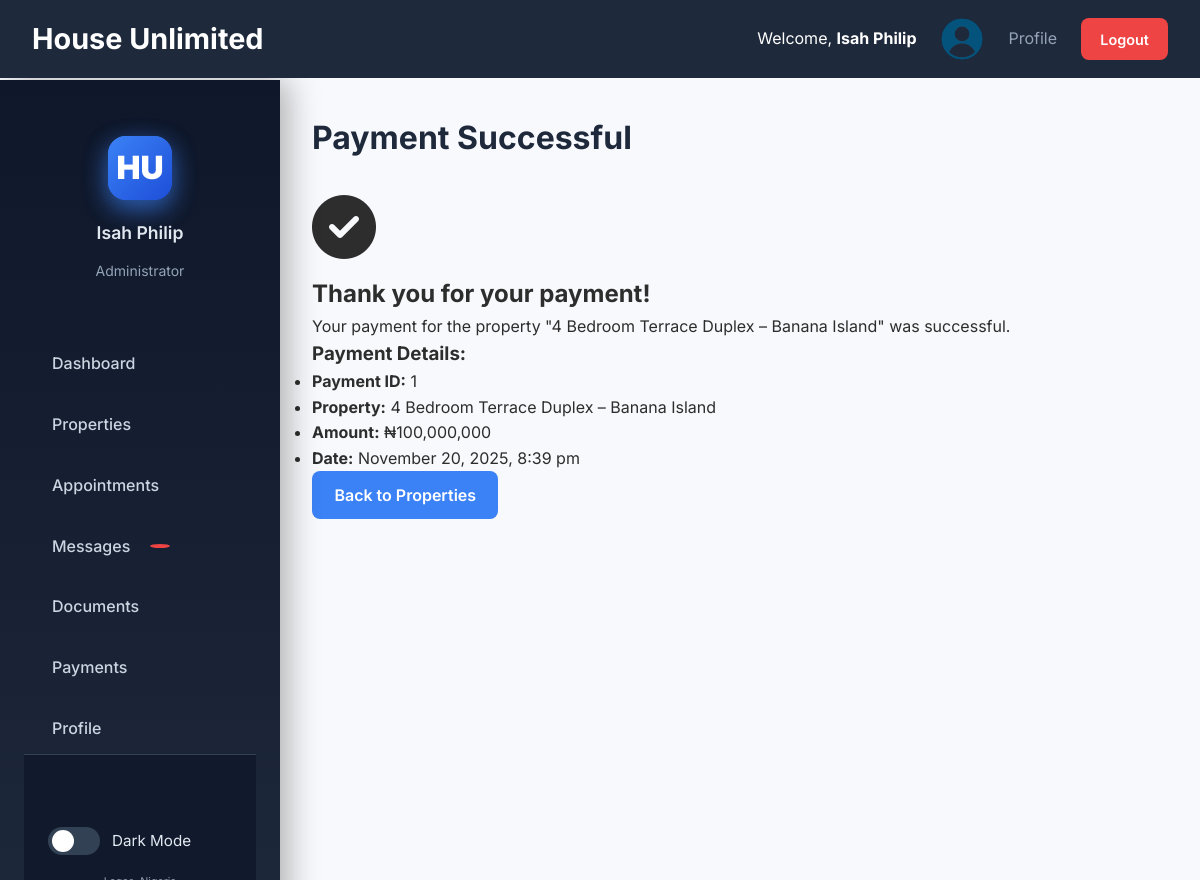
The app's page /dashboard/payment_success.php?payment_id=1 (signed in) with its own data.
### tables this page shows
CREATE TABLE `payments` (
  `id` int(11) NOT NULL,
  `user_id` int(11) NOT NULL,
  `property_id` int(11) NOT NULL,
  `amount` decimal(10,2) NOT NULL,
  `status` varchar(255) NOT NULL,
  `payment_date` timestamp NOT NULL DEFAULT current_timestamp()
);

CREATE TABLE `properties` (
  `id` int(11) NOT NULL,
  `agent_id` int(11) NOT NULL,
  `title` varchar(200) NOT NULL,
  `slug` varchar(250) NOT NULL,
  `description` longtext NOT NULL,
  `price` decimal(15,2) NOT NULL,
  `location` varchar(150) NOT NULL,
  `state` varchar(100) NOT NULL,
  `type` enum('sale','rent') NOT NULL,
  `bedrooms` tinyint(4) DEFAULT NULL,
  `bathrooms` tinyint(4) DEFAULT NULL,
  `size` varchar(255) DEFAULT NULL,
  `toilets` tinyint(4) DEFAULT NULL,
  `land_size` decimal(10,2) DEFAULT NULL,
  `features` longtext DEFAULT NULL CHECK (json_valid(`features`)),
  `status` enum('pending','active','rejected','sold','rented') DEFAULT 'pending',
  `views` int(11) DEFAULT 0,
  `featured` tinyint(1) DEFAULT 0,
  `created_at` datetime DEFAULT current_timestamp(),
  `updated_at` datetime DEFAULT current_timestamp() ON UPDATE current_timestamp()
);

### dashboard/payment_success.php (the view, shortened to what this page needs)
<?php
require '../inc/config.php';
$payment_id = $_GET['payment_id'];
$stmt = $db->prepare("
    SELECT p.id, pr.title, p.amount, p.payment_date
    FROM payments p
    JOIN properties pr ON p.property_id = pr.id
    WHERE p.id = ?
");
$stmt->bind_param('i', $payment_id);
$stmt->execute();
$result = $stmt->get_result();
$payment = $result->fetch_assoc();
?>
<!DOCTYPE html>
<html lang="en">
<head>
    <link rel="stylesheet" href="../assets/css/style.css" />
    <link rel="stylesheet" href="https://cdnjs.cloudflare.com/ajax/libs/font-awesome/6.5.0/css/all.min.css"/>
</head>
<body>
    <?php include '../inc/header.php'; ?>
    <div class="container">
        <?php include '../inc/sidebar.php'; ?>
        <main class="main-content">
            <div class="page-header">
                <h1>Payment Successful</h1>
            </div>
            <div class="payment-success-container">
                <i class="fas fa-check-circle" style="color: var(--success); font-size: 4rem; margin-bottom: 1rem;"></i>
                <h2>Thank you for your payment!</h2>
                <p>Your payment for the property "<?php echo htmlspecialchars($payment['title']); ?>" was successful.</p>
                <h3>Payment Details:</h3>
                <ul>
                    <li><strong>Payment ID:</strong> <?php echo htmlspecialchars($payment['id']); ?></li>
                    <li><strong>Property:</strong> <?php echo htmlspecialchars($payment['title']); ?></li>
                    <li><strong>Amount:</strong> ₦<?php echo number_format($payment['amount']); ?></li>
                    <li><strong>Date:</strong> <?php echo date("F j, Y, g:i a", strtotime($payment['payment_date'])); ?></li>
                </ul>
                <a href="properties.php" class="btn btn-primary">Back to Properties</a>
            </div>
        </main>
    </div>
</body>
</html>

### assets/css/style.css (style rules this page uses)
* { margin:0; padding:0; box-sizing:border-box; }
body { font-family: 'Inter', 'Segoe UI', sans-serif; background:#f8f9fc; color:#2d2d2d; line-height:1.6; transition: all 0.3s; }
.container { display:flex; min-height:100vh; }
main.main-content { margin-left:280px; padding:2rem; flex:1; }
.page-header { display:flex; justify-content:space-between; align-items:center; margin-bottom:2rem; }
h1 { font-size:2rem; color:#1e293b; }
.btn { padding:0.7rem 1.4rem; border:none; border-radius:8px; cursor:pointer; font-weight:600; text-decoration:none; display:inline-block; transition:0.2s; }
.btn-primary { background:#3b82f6; color:white; }

### records on screen
payments: property.title "4 Bedroom Terrace Duplex – Banana Island", id "1", amount "100,000,000", payment_date "November 20, 2025, 8:39 pm"

### other values on screen
$user['name'] "Isah Philip"
